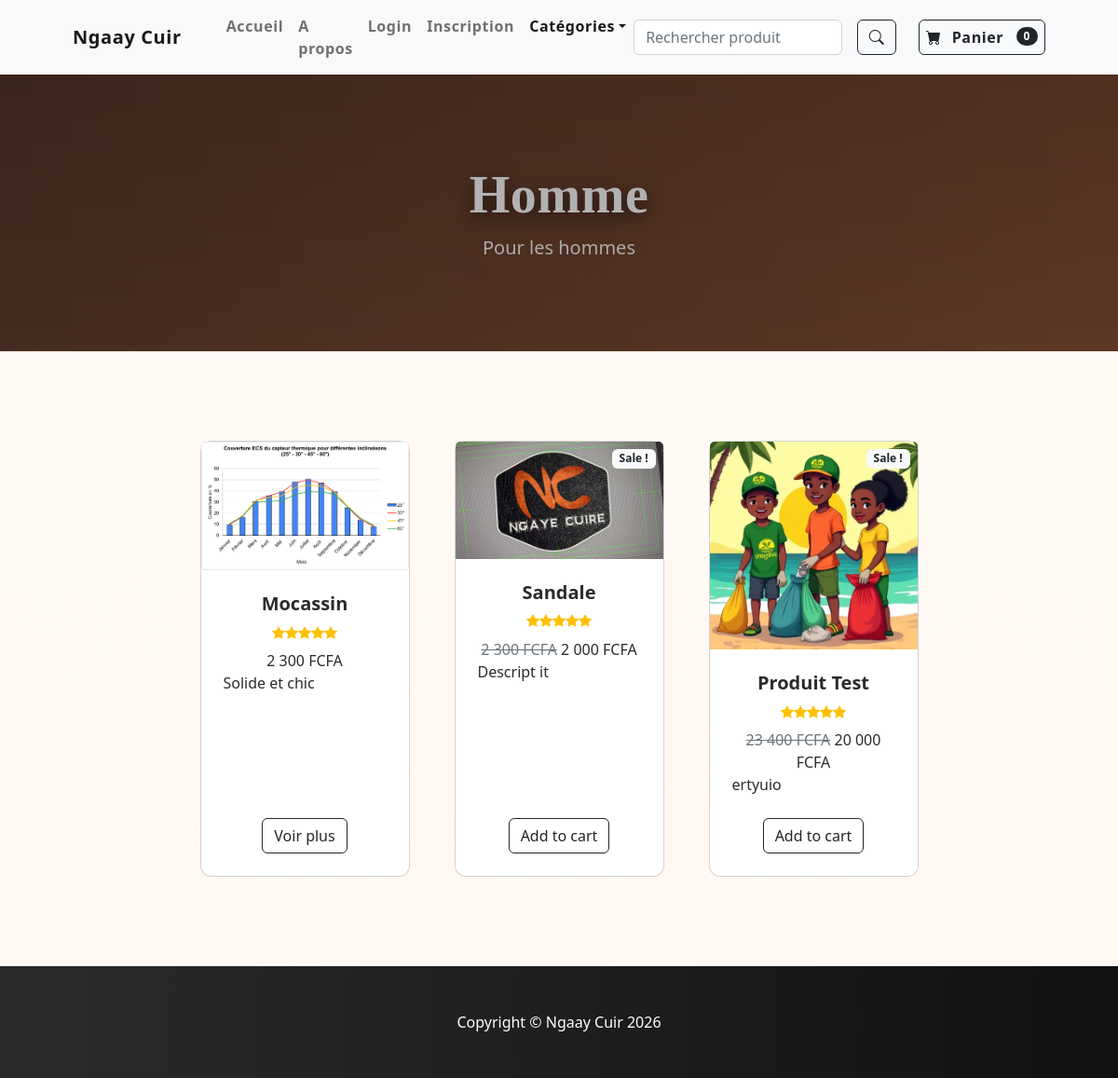
The app's page /search/category/Homme/ with its own data.
### core/models.py (models this page shows, shortened)
class Category(models.Model):
    name = models.CharField(max_length=50)
    image = models.ImageField(upload_to='uploads/categories/', blank=True, null=True)
    description = models.TextField(blank=True, null=True)

class Product(models.Model):
    name = models.CharField(max_length=100)
    description = models.TextField(blank=True, null=True)
    price = models.DecimalField(max_digits=10, decimal_places=0)
    stock = models.PositiveIntegerField()
    is_shoe = models.BooleanField(default=False)
    sizes = models.ManyToManyField('Size', through='ProductSize', blank=True)
    category = models.ForeignKey(Category, on_delete=models.CASCADE, related_name='products')
    image = models.ImageField(upload_to='uploads/product/', blank=True, null=True)
    is_on_sale = models.BooleanField(default=False)
    original_price = models.DecimalField(max_digits=10, decimal_places=0, blank=True, null=True)
    sale_price = models.DecimalField(max_digits=10, decimal_places=0, blank=True, null=True)

### core/views.py (the view)
# urls.py: path('category/<str:foo>/', views.category, name='category'),
def category(request, foo):
    foo = foo.replace('-', ' ')
    products = Product.objects.filter(category__name__iexact=foo)
    category = products.first().category if products.exists() else None
    return render(request, 'category.html', {'products': products, 'category': category})

### panier/context_processors.py (called while the page is built)
def panier(request):
    panier_obj = Panier(request)
    country = request.session.get('checkout_country')
    user = getattr(request, 'user', None)
    if not country and user and getattr(user, 'is_authenticated', False):
        try:
            country = user.profil.pays
        except Exception:
            country = None
    cur = None
    if country:
        c = country.strip().upper()[:2]
        if c in ('FR','BE','CH','LU','ES','PT','IT','DE'):
            cur = 'EUR'
        else:
            cur = 'XOF'
    else:
        cur = request.session.get('currency', 'XOF')
    request.session['currency'] = cur
    return {'panier': panier_obj, 'currency': cur}

### panier/panier.py (called while the page is built)
    @property
    def total_items(self):
        return sum(int(v.get('qte', 1)) for v in self.panier.values())

### panier/templatetags/currency_filters.py (called while the page is built)
@register.filter
def format_price(amount, currency="XOF"):
    if amount is None:
        return ""
    amt = Decimal(amount)
    cur = currency.upper()
    sep = " "
    if cur == "XOF":
        formatted = f"{int(amt):,}".replace(",", sep)
    else:
        formatted = f"{amt:,.2f}".replace(",", sep)
    symbols = {"XOF": "FCFA", "EUR": "€"}
    symbol = symbols.get(cur, cur)
    return f"{formatted} {symbol}"

### core/templates/category.html (shortened to what this page needs)
{% extends 'base.html' %}
{% load currency_filters %}
{% block content %}
        <header class="bg-dark py-5">
            <div class="container px-4 px-lg-5 my-5">
                <div class="text-center text-white">
                    <h1 class="display-4 fw-bolder">{{ category.name}}</h1>
                    <p class="lead fw-normal text-white-50 mb-0">{{ category.description }}</p>
                </div>
            </div>
        </header>
        <section class="py-5">
            <div class="container px-4 px-lg-5 mt-5">
                <div class="row gx-4 gx-lg-5 row-cols-2 row-cols-md-3 row-cols-xl-4 justify-content-center">
            {% for product in products %}
            <div class="col mb-5">
                        <div class="card h-100">
                            {% if product.is_on_sale %}
                            <div class="badge bg-light text-dark position-absolute" style="top: 0.5rem; right: 0.5rem">Sale !</div>
                            {% endif %}
                            {% if product.image %}
                            <img class="card-img-top" src="{{ product.image.url }}" alt="..." />
                            {% else %}
                            <img class="card-img-top" src="/static/default-product.jpg" alt="..." />
                            {% endif %}
                            <div class="card-body p-4">
                                <div class="text-center">
                                    <h5 class="fw-bolder">{{ product.name }}</h5>
                                    <div class="d-flex justify-content-center small text-warning mb-2">
                                        {% for i in "12345"|slice:":product.rating"|make_list %}
                                        <div class="bi-star-fill"></div>
                                        {% endfor %}
                                    </div>
                                    {% if product.is_on_sale %}
                                    <span class="text-muted text-decoration-line-through">{{ product.original_price|format_price:currency }}</span>
                                    {{ product.sale_price|format_price:currency }}
                                    {% else %}
                                    {{ product.price|format_price:currency }}
                                    {% endif %}
                                </div>
                                {{ product.description|truncatewords:15 }}
                            </div>
                            <div class="card-footer p-4 pt-0 border-top-0 bg-transparent">
                                <div class="text-center">
                                    {% if product.is_on_sale %}
                                    <a class="btn btn-outline-dark mt-auto" href="{% url 'product' product.id %}">Add to cart</a>
                                    {% else %}
                                    <a class="btn btn-outline-dark mt-auto" href="{% url 'product' product.id %}">Voir plus</a>
                                    {% endif %}
                                </div>
                            </div>
                        </div>
                    </div>
            {% endfor %}
                    </div>
                </div>
        </section>
{% endblock %}

### static/css/theme_senegal.css (style rules this page uses)
:root { --leather-dark: #5b3a2a; --leather-medium: #7c4a32; --leather-light: #c99a6b; --accent: #d4a45a; }
body { background: linear-gradient(180deg, #fffaf6 0%, #fff8f2 100%); color: #2b2b2b; }
header.bg-dark { background: linear-gradient(90deg, var(--leather-dark), var(--leather-medium)); }
h1, h2, h3, h4 { font-family: 'Georgia', serif; color: var(--leather-dark); }
.card { border-radius: 12px; }
header.bg-dark { position: relative; overflow: hidden; }
header.bg-dark::after { content: ''; position: absolute; inset: 0; background: linear-gradient(180deg, rgba(0,0,0,0.35), rgba(0,0,0,0.25)); pointer-events: none; }
header.bg-dark h1, header.bg-dark .display-4 { position: relative; color: #fff !important; text-shadow: 0 6px 20px rgba(0,0,0,0.6); font-weight: 800; letter-spacing: 0.6px; animation: fadeInUp 700ms ease both; }
header.bg-dark p.lead { position: relative; color: rgba(255,255,255,0.92) !important; animation: fadeInUp 900ms ease both; }

### records on screen
Category: name "Homme", description "Pour les hommes"
Product: image (picture), name "Mocassin", price "2 300 FCFA", description "Solide et chic", is_on_sale "Voir plus"
Product: is_on_sale "Sale !", image (picture), name "Sandale", original_price "2 300 FCFA", sale_price "2 000 FCFA", description "Descript it"
Product: is_on_sale "Sale !", image (picture), name "Produit Test", original_price "23 400 FCFA", sale_price "20 000 FCFA", description "ertyuio"

### other values on screen
{{ panier.total_items }} "0"
